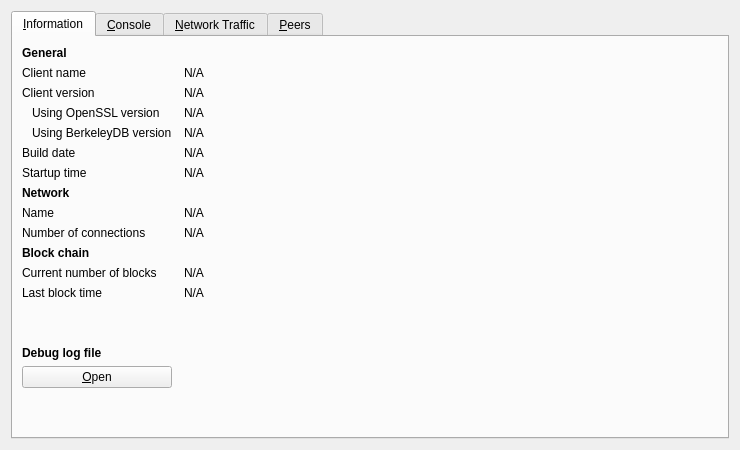
<?xml version="1.0" encoding="UTF-8"?>
<ui version="4.0">
 <class>RPCConsole</class>
 <widget class="QDialog" name="RPCConsole">
  <property name="geometry">
   <rect>
    <x>0</x>
    <y>0</y>
    <width>740</width>
    <height>450</height>
   </rect>
  </property>
  <property name="windowTitle">
   <string>Debug window</string>
  </property>
  <layout class="QVBoxLayout" name="verticalLayout_2">
   <item>
    <widget class="QTabWidget" name="tabWidget">
     <property name="currentIndex">
      <number>0</number>
     </property>
     <widget class="QWidget" name="tab_info">
      <attribute name="title">
       <string>&amp;Information</string>
      </attribute>
      <layout class="QGridLayout" name="gridLayout" columnstretch="0,1">
       <property name="horizontalSpacing">
        <number>12</number>
       </property>
       <item row="0" column="0">
        <widget class="QLabel" name="label_9">
         <property name="font">
          <font>
           <weight>75</weight>
           <bold>true</bold>
          </font>
         </property>
         <property name="text">
          <string>General</string>
         </property>
        </widget>
       </item>
       <item row="1" column="0">
        <widget class="QLabel" name="label_5">
         <property name="text">
          <string>Client name</string>
         </property>
        </widget>
       </item>
       <item row="1" column="1">
        <widget class="QLabel" name="clientName">
         <property name="cursor">
          <cursorShape>IBeamCursor</cursorShape>
         </property>
         <property name="text">
          <string>N/A</string>
         </property>
         <property name="textFormat">
          <enum>Qt::PlainText</enum>
         </property>
         <property name="textInteractionFlags">
          <set>Qt::LinksAccessibleByMouse|Qt::TextSelectableByKeyboard|Qt::TextSelectableByMouse</set>
         </property>
        </widget>
       </item>
       <item row="2" column="0">
        <widget class="QLabel" name="label_6">
         <property name="text">
          <string>Client version</string>
         </property>
        </widget>
       </item>
       <item row="2" column="1">
        <widget class="QLabel" name="clientVersion">
         <property name="cursor">
          <cursorShape>IBeamCursor</cursorShape>
         </property>
         <property name="text">
          <string>N/A</string>
         </property>
         <property name="textFormat">
          <enum>Qt::PlainText</enum>
         </property>
         <property name="textInteractionFlags">
          <set>Qt::LinksAccessibleByMouse|Qt::TextSelectableByKeyboard|Qt::TextSelectableByMouse</set>
         </property>
        </widget>
       </item>
       <item row="3" column="0">
        <widget class="QLabel" name="label_14">
         <property name="text">
          <string>Using OpenSSL version</string>
         </property>
         <property name="indent">
          <number>10</number>
         </property>
        </widget>
       </item>
       <item row="3" column="1">
        <widget class="QLabel" name="openSSLVersion">
         <property name="cursor">
          <cursorShape>IBeamCursor</cursorShape>
         </property>
         <property name="text">
          <string>N/A</string>
         </property>
         <property name="textFormat">
          <enum>Qt::PlainText</enum>
         </property>
         <property name="textInteractionFlags">
          <set>Qt::LinksAccessibleByMouse|Qt::TextSelectableByKeyboard|Qt::TextSelectableByMouse</set>
         </property>
        </widget>
       </item>
       <item row="4" column="0">
        <widget class="QLabel" name="label_berkeleyDBVersion">
         <property name="text">
          <string>Using BerkeleyDB version</string>
         </property>
         <property name="indent">
          <number>10</number>
         </property>
        </widget>
       </item>
       <item row="4" column="1">
        <widget class="QLabel" name="berkeleyDBVersion">
         <property name="cursor">
          <cursorShape>IBeamCursor</cursorShape>
         </property>
         <property name="text">
          <string>N/A</string>
         </property>
         <property name="textFormat">
          <enum>Qt::PlainText</enum>
         </property>
         <property name="textInteractionFlags">
          <set>Qt::LinksAccessibleByMouse|Qt::TextSelectableByKeyboard|Qt::TextSelectableByMouse</set>
         </property>
        </widget>
       </item>
       <item row="5" column="0">
        <widget class="QLabel" name="label_12">
         <property name="text">
          <string>Build date</string>
         </property>
        </widget>
       </item>
       <item row="5" column="1">
        <widget class="QLabel" name="buildDate">
         <property name="cursor">
          <cursorShape>IBeamCursor</cursorShape>
         </property>
         <property name="text">
          <string>N/A</string>
         </property>
         <property name="textFormat">
          <enum>Qt::PlainText</enum>
         </property>
         <property name="textInteractionFlags">
          <set>Qt::LinksAccessibleByMouse|Qt::TextSelectableByKeyboard|Qt::TextSelectableByMouse</set>
         </property>
        </widget>
       </item>
       <item row="6" column="0">
        <widget class="QLabel" name="label_13">
         <property name="text">
          <string>Startup time</string>
         </property>
        </widget>
       </item>
       <item row="6" column="1">
        <widget class="QLabel" name="startupTime">
         <property name="cursor">
          <cursorShape>IBeamCursor</cursorShape>
         </property>
         <property name="text">
          <string>N/A</string>
         </property>
         <property name="textFormat">
          <enum>Qt::PlainText</enum>
         </property>
         <property name="textInteractionFlags">
          <set>Qt::LinksAccessibleByMouse|Qt::TextSelectableByKeyboard|Qt::TextSelectableByMouse</set>
         </property>
        </widget>
       </item>
       <item row="7" column="0">
        <widget class="QLabel" name="label_11">
         <property name="font">
          <font>
           <weight>75</weight>
           <bold>true</bold>
          </font>
         </property>
         <property name="text">
          <string>Network</string>
         </property>
        </widget>
       </item>
       <item row="8" column="0">
        <widget class="QLabel" name="label_8">
         <property name="text">
          <string>Name</string>
         </property>
        </widget>
       </item>
       <item row="8" column="1">
        <widget class="QLabel" name="networkName">
         <property name="cursor">
          <cursorShape>IBeamCursor</cursorShape>
         </property>
         <property name="text">
          <string>N/A</string>
         </property>
         <property name="textFormat">
          <enum>Qt::PlainText</enum>
         </property>
         <property name="textInteractionFlags">
          <set>Qt::LinksAccessibleByMouse|Qt::TextSelectableByKeyboard|Qt::TextSelectableByMouse</set>
         </property>
        </widget>
       </item>
       <item row="9" column="0">
        <widget class="QLabel" name="label_7">
         <property name="text">
          <string>Number of connections</string>
         </property>
        </widget>
       </item>
       <item row="9" column="1">
        <widget class="QLabel" name="numberOfConnections">
         <property name="cursor">
          <cursorShape>IBeamCursor</cursorShape>
         </property>
         <property name="text">
          <string>N/A</string>
         </property>
         <property name="textFormat">
          <enum>Qt::PlainText</enum>
         </property>
         <property name="textInteractionFlags">
          <set>Qt::LinksAccessibleByMouse|Qt::TextSelectableByKeyboard|Qt::TextSelectableByMouse</set>
         </property>
        </widget>
       </item>
       <item row="10" column="0">
        <widget class="QLabel" name="label_10">
         <property name="font">
          <font>
           <weight>75</weight>
           <bold>true</bold>
          </font>
         </property>
         <property name="text">
          <string>Block chain</string>
         </property>
        </widget>
       </item>
       <item row="11" column="0">
        <widget class="QLabel" name="label_3">
         <property name="text">
          <string>Current number of blocks</string>
         </property>
        </widget>
       </item>
       <item row="11" column="1">
        <widget class="QLabel" name="numberOfBlocks">
         <property name="cursor">
          <cursorShape>IBeamCursor</cursorShape>
         </property>
         <property name="text">
          <string>N/A</string>
         </property>
         <property name="textFormat">
          <enum>Qt::PlainText</enum>
         </property>
         <property name="textInteractionFlags">
          <set>Qt::LinksAccessibleByMouse|Qt::TextSelectableByKeyboard|Qt::TextSelectableByMouse</set>
         </property>
        </widget>
       </item>
       <item row="12" column="0">
        <widget class="QLabel" name="label_2">
         <property name="text">
          <string>Last block time</string>
         </property>
        </widget>
       </item>
       <item row="12" column="1">
        <widget class="QLabel" name="lastBlockTime">
         <property name="cursor">
          <cursorShape>IBeamCursor</cursorShape>
         </property>
         <property name="text">
          <string>N/A</string>
         </property>
         <property name="textFormat">
          <enum>Qt::PlainText</enum>
         </property>
         <property name="textInteractionFlags">
          <set>Qt::LinksAccessibleByMouse|Qt::TextSelectableByKeyboard|Qt::TextSelectableByMouse</set>
         </property>
        </widget>
       </item>
       <item row="13" column="0">
        <spacer name="verticalSpacer_2">
         <property name="orientation">
          <enum>Qt::Vertical</enum>
         </property>
         <property name="sizeHint" stdset="0">
          <size>
           <width>20</width>
           <height>20</height>
          </size>
         </property>
        </spacer>
       </item>
       <item row="14" column="0">
        <widget class="QLabel" name="labelDebugLogfile">
         <property name="font">
          <font>
           <weight>75</weight>
           <bold>true</bold>
          </font>
         </property>
         <property name="text">
          <string>Debug log file</string>
         </property>
        </widget>
       </item>
       <item row="15" column="0">
        <widget class="QPushButton" name="openDebugLogfileButton">
         <property name="toolTip">
          <string>Open the Nyancoin debug log file from the current data directory. This can take a few seconds for large log files.</string>
         </property>
         <property name="text">
          <string>&amp;Open</string>
         </property>
         <property name="autoDefault">
          <bool>false</bool>
         </property>
        </widget>
       </item>
       <item row="16" column="0">
        <spacer name="verticalSpacer">
         <property name="orientation">
          <enum>Qt::Vertical</enum>
         </property>
         <property name="sizeHint" stdset="0">
          <size>
           <width>20</width>
           <height>40</height>
          </size>
         </property>
        </spacer>
       </item>
      </layout>
     </widget>
     <widget class="QWidget" name="tab_console">
      <attribute name="title">
       <string>&amp;Console</string>
      </attribute>
      <layout class="QVBoxLayout" name="verticalLayout_3">
       <property name="spacing">
        <number>3</number>
       </property>
       <item>
        <widget class="QTextEdit" name="messagesWidget">
         <property name="minimumSize">
          <size>
           <width>0</width>
           <height>100</height>
          </size>
         </property>
         <property name="readOnly">
          <bool>true</bool>
         </property>
         <property name="tabKeyNavigation" stdset="0">
          <bool>false</bool>
         </property>
         <property name="columnCount" stdset="0">
          <number>2</number>
         </property>
        </widget>
       </item>
       <item>
        <layout class="QHBoxLayout" name="horizontalLayout">
         <property name="spacing">
          <number>3</number>
         </property>
         <item>
          <widget class="QLabel" name="label">
           <property name="text">
            <string notr="true">&gt;</string>
           </property>
          </widget>
         </item>
         <item>
          <widget class="QLineEdit" name="lineEdit"/>
         </item>
         <item>
          <widget class="QPushButton" name="clearButton">
           <property name="maximumSize">
            <size>
             <width>24</width>
             <height>24</height>
            </size>
           </property>
           <property name="toolTip">
            <string>Clear console</string>
           </property>
           <property name="text">
            <string/>
           </property>
           <property name="icon">
            <iconset resource="../bitcoin.qrc">
             <normaloff>:/icons/remove</normaloff>:/icons/remove</iconset>
           </property>
           <property name="shortcut">
            <string notr="true">Ctrl+L</string>
           </property>
           <property name="autoDefault">
            <bool>false</bool>
           </property>
          </widget>
         </item>
        </layout>
       </item>
      </layout>
     </widget>
     <widget class="QWidget" name="tab_nettraffic">
      <attribute name="title">
       <string>&amp;Network Traffic</string>
      </attribute>
      <layout class="QHBoxLayout" name="horizontalLayout_3">
       <item>
        <layout class="QVBoxLayout" name="verticalLayout_4">
         <item>
          <widget class="TrafficGraphWidget" name="trafficGraph" native="true">
           <property name="sizePolicy">
            <sizepolicy hsizetype="Expanding" vsizetype="Expanding">
             <horstretch>0</horstretch>
             <verstretch>0</verstretch>
            </sizepolicy>
           </property>
          </widget>
         </item>
         <item>
          <layout class="QHBoxLayout" name="horizontalLayout_2">
           <item>
            <widget class="QSlider" name="sldGraphRange">
             <property name="minimum">
              <number>1</number>
             </property>
             <property name="maximum">
              <number>288</number>
             </property>
             <property name="pageStep">
              <number>12</number>
             </property>
             <property name="value">
              <number>6</number>
             </property>
             <property name="orientation">
              <enum>Qt::Horizontal</enum>
             </property>
            </widget>
           </item>
           <item>
            <widget class="QLabel" name="lblGraphRange">
             <property name="minimumSize">
              <size>
               <width>100</width>
               <height>0</height>
              </size>
             </property>
             <property name="alignment">
              <set>Qt::AlignCenter</set>
             </property>
            </widget>
           </item>
           <item>
            <widget class="QPushButton" name="btnClearTrafficGraph">
             <property name="text">
              <string>&amp;Clear</string>
             </property>
             <property name="autoDefault">
              <bool>false</bool>
             </property>
            </widget>
           </item>
          </layout>
         </item>
        </layout>
       </item>
       <item>
        <layout class="QVBoxLayout" name="verticalLayout">
         <item>
          <widget class="QGroupBox" name="groupBox">
           <property name="title">
            <string>Totals</string>
           </property>
           <layout class="QVBoxLayout" name="verticalLayout_5">
            <item>
             <layout class="QHBoxLayout" name="horizontalLayout_4">
              <item>
               <widget class="Line" name="line">
                <property name="sizePolicy">
                 <sizepolicy hsizetype="Fixed" vsizetype="Fixed">
                  <horstretch>0</horstretch>
                  <verstretch>0</verstretch>
                 </sizepolicy>
                </property>
                <property name="minimumSize">
                 <size>
                  <width>10</width>
                  <height>0</height>
                 </size>
                </property>
                <property name="palette">
                 <palette>
                  <active>
                   <colorrole role="Light">
                    <brush brushstyle="SolidPattern">
                     <color alpha="255">
                      <red>0</red>
                      <green>255</green>
                      <blue>0</blue>
                     </color>
                    </brush>
                   </colorrole>
                  </active>
                  <inactive>
                   <colorrole role="Light">
                    <brush brushstyle="SolidPattern">
                     <color alpha="255">
                      <red>0</red>
                      <green>255</green>
                      <blue>0</blue>
                     </color>
                    </brush>
                   </colorrole>
                  </inactive>
                  <disabled>
                   <colorrole role="Light">
                    <brush brushstyle="SolidPattern">
                     <color alpha="255">
                      <red>0</red>
                      <green>255</green>
                      <blue>0</blue>
                     </color>
                    </brush>
                   </colorrole>
                  </disabled>
                 </palette>
                </property>
                <property name="orientation">
                 <enum>Qt::Horizontal</enum>
                </property>
               </widget>
              </item>
              <item>
               <widget class="QLabel" name="label_16">
                <property name="text">
                 <string>Received</string>
                </property>
               </widget>
              </item>
              <item>
               <widget class="QLabel" name="lblBytesIn">
                <property name="minimumSize">
                 <size>
                  <width>50</width>
                  <height>0</height>
                 </size>
                </property>
                <property name="alignment">
                 <set>Qt::AlignRight|Qt::AlignTrailing|Qt::AlignVCenter</set>
                </property>
               </widget>
              </item>
             </layout>
            </item>
            <item>
             <layout class="QHBoxLayout" name="horizontalLayout_5">
              <item>
               <widget class="Line" name="line_2">
                <property name="sizePolicy">
                 <sizepolicy hsizetype="Fixed" vsizetype="Fixed">
                  <horstretch>0</horstretch>
                  <verstretch>0</verstretch>
                 </sizepolicy>
                </property>
                <property name="minimumSize">
                 <size>
                  <width>10</width>
                  <height>0</height>
                 </size>
                </property>
                <property name="palette">
                 <palette>
                  <active>
                   <colorrole role="Light">
                    <brush brushstyle="SolidPattern">
                     <color alpha="255">
                      <red>255</red>
                      <green>0</green>
                      <blue>0</blue>
                     </color>
                    </brush>
                   </colorrole>
                  </active>
                  <inactive>
                   <colorrole role="Light">
                    <brush brushstyle="SolidPattern">
                     <color alpha="255">
                      <red>255</red>
                      <green>0</green>
                      <blue>0</blue>
                     </color>
                    </brush>
                   </colorrole>
                  </inactive>
                  <disabled>
                   <colorrole role="Light">
                    <brush brushstyle="SolidPattern">
                     <color alpha="255">
                      <red>255</red>
                      <green>0</green>
                      <blue>0</blue>
                     </color>
                    </brush>
                   </colorrole>
                  </disabled>
                 </palette>
                </property>
                <property name="orientation">
                 <enum>Qt::Horizontal</enum>
                </property>
               </widget>
              </item>
              <item>
               <widget class="QLabel" name="label_17">
                <property name="text">
                 <string>Sent</string>
                </property>
               </widget>
              </item>
              <item>
               <widget class="QLabel" name="lblBytesOut">
                <property name="minimumSize">
                 <size>
                  <width>50</width>
                  <height>0</height>
                 </size>
                </property>
                <property name="alignment">
                 <set>Qt::AlignRight|Qt::AlignTrailing|Qt::AlignVCenter</set>
                </property>
               </widget>
              </item>
             </layout>
            </item>
            <item>
             <spacer name="verticalSpacer_4">
              <property name="orientation">
               <enum>Qt::Vertical</enum>
              </property>
              <property name="sizeHint" stdset="0">
               <size>
                <width>20</width>
                <height>407</height>
               </size>
              </property>
             </spacer>
            </item>
           </layout>
          </widget>
         </item>
        </layout>
       </item>
      </layout>
     </widget>
     <widget class="QWidget" name="tab_peers">
      <attribute name="title">
       <string>&amp;Peers</string>
      </attribute>
      <layout class="QGridLayout" name="gridLayout_2">
       <item row="0" column="0" rowspan="2">
        <widget class="QTableView" name="peerWidget">
         <property name="horizontalScrollBarPolicy">
          <enum>Qt::ScrollBarAsNeeded</enum>
         </property>
         <property name="sortingEnabled">
          <bool>true</bool>
         </property>
         <attribute name="horizontalHeaderHighlightSections">
          <bool>false</bool>
         </attribute>
        </widget>
       </item>
       <item row="0" column="1">
        <widget class="QLabel" name="peerHeading">
         <property name="sizePolicy">
          <sizepolicy hsizetype="Preferred" vsizetype="Minimum">
           <horstretch>0</horstretch>
           <verstretch>0</verstretch>
          </sizepolicy>
         </property>
         <property name="minimumSize">
          <size>
           <width>300</width>
           <height>32</height>
          </size>
         </property>
         <property name="font">
          <font>
           <pointsize>10</pointsize>
          </font>
         </property>
         <property name="cursor">
          <cursorShape>IBeamCursor</cursorShape>
         </property>
         <property name="text">
          <string>Select a peer to view detailed information.</string>
         </property>
         <property name="alignment">
          <set>Qt::AlignHCenter|Qt::AlignTop</set>
         </property>
         <property name="wordWrap">
          <bool>true</bool>
         </property>
         <property name="textInteractionFlags">
          <set>Qt::LinksAccessibleByMouse|Qt::TextSelectableByKeyboard|Qt::TextSelectableByMouse</set>
         </property>
        </widget>
       </item>
       <item row="1" column="1">
        <widget class="QWidget" name="detailWidget" native="true">
         <property name="minimumSize">
          <size>
           <width>300</width>
           <height>0</height>
          </size>
         </property>
         <layout class="QGridLayout" name="gridLayout_3">
          <item row="0" column="0">
           <widget class="QLabel" name="label_23">
            <property name="text">
             <string>Direction</string>
            </property>
           </widget>
          </item>
          <item row="0" column="2">
           <widget class="QLabel" name="peerDirection">
            <property name="cursor">
             <cursorShape>IBeamCursor</cursorShape>
            </property>
            <property name="text">
             <string>N/A</string>
            </property>
            <property name="textFormat">
             <enum>Qt::PlainText</enum>
            </property>
            <property name="textInteractionFlags">
             <set>Qt::LinksAccessibleByMouse|Qt::TextSelectableByKeyboard|Qt::TextSelectableByMouse</set>
            </property>
           </widget>
          </item>
          <item row="1" column="0">
           <widget class="QLabel" name="label_21">
            <property name="text">
             <string>Version</string>
            </property>
           </widget>
          </item>
          <item row="1" column="2">
           <widget class="QLabel" name="peerVersion">
            <property name="cursor">
             <cursorShape>IBeamCursor</cursorShape>
            </property>
            <property name="text">
             <string>N/A</string>
            </property>
            <property name="textFormat">
             <enum>Qt::PlainText</enum>
            </property>
            <property name="textInteractionFlags">
             <set>Qt::LinksAccessibleByMouse|Qt::TextSelectableByKeyboard|Qt::TextSelectableByMouse</set>
            </property>
           </widget>
          </item>
          <item row="2" column="0">
           <widget class="QLabel" name="label_28">
            <property name="text">
             <string>User Agent</string>
            </property>
           </widget>
          </item>
          <item row="2" column="2">
           <widget class="QLabel" name="peerSubversion">
            <property name="cursor">
             <cursorShape>IBeamCursor</cursorShape>
            </property>
            <property name="text">
             <string>N/A</string>
            </property>
            <property name="textFormat">
             <enum>Qt::PlainText</enum>
            </property>
            <property name="textInteractionFlags">
             <set>Qt::LinksAccessibleByMouse|Qt::TextSelectableByKeyboard|Qt::TextSelectableByMouse</set>
            </property>
           </widget>
          </item>
          <item row="3" column="0">
           <widget class="QLabel" name="label_4">
            <property name="text">
             <string>Services</string>
            </property>
           </widget>
          </item>
          <item row="3" column="2">
           <widget class="QLabel" name="peerServices">
            <property name="cursor">
             <cursorShape>IBeamCursor</cursorShape>
            </property>
            <property name="text">
             <string>N/A</string>
            </property>
            <property name="textFormat">
             <enum>Qt::PlainText</enum>
            </property>
            <property name="textInteractionFlags">
             <set>Qt::LinksAccessibleByMouse|Qt::TextSelectableByKeyboard|Qt::TextSelectableByMouse</set>
            </property>
           </widget>
          </item>
          <item row="5" column="0">
           <widget class="QLabel" name="label_29">
            <property name="text">
             <string>Starting Height</string>
            </property>
           </widget>
          </item>
          <item row="5" column="2">
           <widget class="QLabel" name="peerHeight">
            <property name="cursor">
             <cursorShape>IBeamCursor</cursorShape>
            </property>
            <property name="text">
             <string>N/A</string>
            </property>
            <property name="textFormat">
             <enum>Qt::PlainText</enum>
            </property>
            <property name="textInteractionFlags">
             <set>Qt::LinksAccessibleByMouse|Qt::TextSelectableByKeyboard|Qt::TextSelectableByMouse</set>
            </property>
           </widget>
          </item>
          <item row="6" column="0">
           <widget class="QLabel" name="label_27">
            <property name="text">
             <string>Sync Height</string>
            </property>
           </widget>
          </item>
          <item row="6" column="2">
           <widget class="QLabel" name="peerSyncHeight">
            <property name="cursor">
             <cursorShape>IBeamCursor</cursorShape>
            </property>
            <property name="text">
             <string>N/A</string>
            </property>
            <property name="textFormat">
             <enum>Qt::PlainText</enum>
            </property>
            <property name="textInteractionFlags">
             <set>Qt::LinksAccessibleByMouse|Qt::TextSelectableByKeyboard|Qt::TextSelectableByMouse</set>
            </property>
           </widget>
          </item>
          <item row="7" column="0">
           <widget class="QLabel" name="label_24">
            <property name="text">
             <string>Ban Score</string>
            </property>
           </widget>
          </item>
          <item row="7" column="2">
           <widget class="QLabel" name="peerBanScore">
            <property name="cursor">
             <cursorShape>IBeamCursor</cursorShape>
            </property>
            <property name="text">
             <string>N/A</string>
            </property>
            <property name="textFormat">
             <enum>Qt::PlainText</enum>
            </property>
            <property name="textInteractionFlags">
             <set>Qt::LinksAccessibleByMouse|Qt::TextSelectableByKeyboard|Qt::TextSelectableByMouse</set>
            </property>
           </widget>
          </item>
          <item row="8" column="0">
           <widget class="QLabel" name="label_22">
            <property name="text">
             <string>Connection Time</string>
            </property>
           </widget>
          </item>
          <item row="8" column="2">
           <widget class="QLabel" name="peerConnTime">
            <property name="cursor">
             <cursorShape>IBeamCursor</cursorShape>
            </property>
            <property name="text">
             <string>N/A</string>
            </property>
            <property name="textFormat">
             <enum>Qt::PlainText</enum>
            </property>
            <property name="textInteractionFlags">
             <set>Qt::LinksAccessibleByMouse|Qt::TextSelectableByKeyboard|Qt::TextSelectableByMouse</set>
            </property>
           </widget>
          </item>
          <item row="9" column="0">
           <widget class="QLabel" name="label_15">
            <property name="text">
             <string>Last Send</string>
            </property>
           </widget>
          </item>
          <item row="9" column="2">
           <widget class="QLabel" name="peerLastSend">
            <property name="cursor">
             <cursorShape>IBeamCursor</cursorShape>
            </property>
            <property name="text">
             <string>N/A</string>
            </property>
            <property name="textFormat">
             <enum>Qt::PlainText</enum>
            </property>
            <property name="textInteractionFlags">
             <set>Qt::LinksAccessibleByMouse|Qt::TextSelectableByKeyboard|Qt::TextSelectableByMouse</set>
            </property>
           </widget>
          </item>
          <item row="10" column="0">
           <widget class="QLabel" name="label_19">
            <property name="text">
             <string>Last Receive</string>
            </property>
           </widget>
          </item>
          <item row="10" column="2">
           <widget class="QLabel" name="peerLastRecv">
            <property name="cursor">
             <cursorShape>IBeamCursor</cursorShape>
            </property>
            <property name="text">
             <string>N/A</string>
            </property>
            <property name="textFormat">
             <enum>Qt::PlainText</enum>
            </property>
            <property name="textInteractionFlags">
             <set>Qt::LinksAccessibleByMouse|Qt::TextSelectableByKeyboard|Qt::TextSelectableByMouse</set>
            </property>
           </widget>
          </item>
          <item row="11" column="0">
           <widget class="QLabel" name="label_18">
            <property name="text">
             <string>Bytes Sent</string>
            </property>
           </widget>
          </item>
          <item row="11" column="2">
           <widget class="QLabel" name="peerBytesSent">
            <property name="cursor">
             <cursorShape>IBeamCursor</cursorShape>
            </property>
            <property name="text">
             <string>N/A</string>
            </property>
            <property name="textFormat">
             <enum>Qt::PlainText</enum>
            </property>
            <property name="textInteractionFlags">
             <set>Qt::LinksAccessibleByMouse|Qt::TextSelectableByKeyboard|Qt::TextSelectableByMouse</set>
            </property>
           </widget>
          </item>
          <item row="12" column="0">
           <widget class="QLabel" name="label_20">
            <property name="text">
             <string>Bytes Received</string>
            </property>
           </widget>
          </item>
          <item row="12" column="2">
           <widget class="QLabel" name="peerBytesRecv">
            <property name="cursor">
             <cursorShape>IBeamCursor</cursorShape>
            </property>
            <property name="text">
             <string>N/A</string>
            </property>
            <property name="textFormat">
             <enum>Qt::PlainText</enum>
            </property>
            <property name="textInteractionFlags">
             <set>Qt::LinksAccessibleByMouse|Qt::TextSelectableByKeyboard|Qt::TextSelectableByMouse</set>
            </property>
           </widget>
          </item>
          <item row="13" column="0">
           <widget class="QLabel" name="label_26">
            <property name="text">
             <string>Ping Time</string>
            </property>
           </widget>
          </item>
          <item row="13" column="2">
           <widget class="QLabel" name="peerPingTime">
            <property name="cursor">
             <cursorShape>IBeamCursor</cursorShape>
            </property>
            <property name="text">
             <string>N/A</string>
            </property>
            <property name="textFormat">
             <enum>Qt::PlainText</enum>
            </property>
            <property name="textInteractionFlags">
             <set>Qt::LinksAccessibleByMouse|Qt::TextSelectableByKeyboard|Qt::TextSelectableByMouse</set>
            </property>
           </widget>
          </item>
          <item row="14" column="1">
           <spacer name="verticalSpacer_3">
            <property name="orientation">
             <enum>Qt::Vertical</enum>
            </property>
            <property name="sizeHint" stdset="0">
             <size>
              <width>20</width>
              <height>40</height>
             </size>
            </property>
           </spacer>
          </item>
         </layout>
        </widget>
       </item>
      </layout>
     </widget>
    </widget>
   </item>
  </layout>
 </widget>
 <customwidgets>
  <customwidget>
   <class>TrafficGraphWidget</class>
   <extends>QWidget</extends>
   <header>trafficgraphwidget.h</header>
   <container>1</container>
   <slots>
    <slot>clear()</slot>
   </slots>
  </customwidget>
 </customwidgets>
 <resources>
  <include location="../bitcoin.qrc"/>
 </resources>
 <connections/>
</ui>
